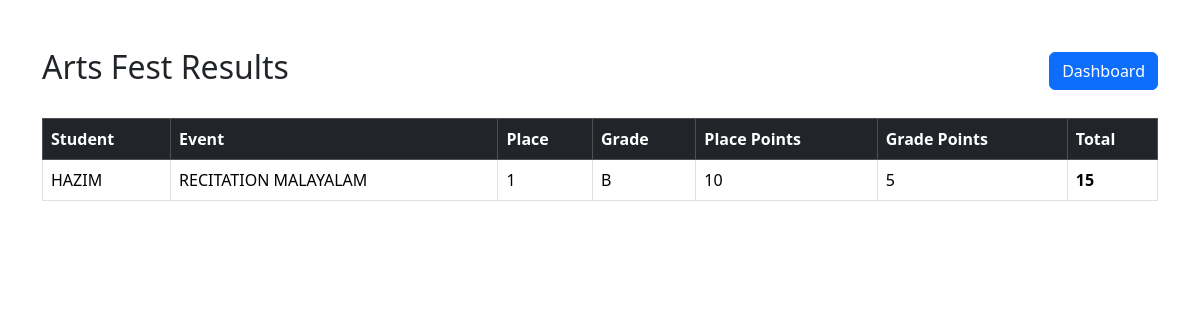
The app's page /results/ with its own data.
### results/models.py (models this page shows, shortened)
class Result(models.Model):
    PLACE_POINTS = {
        "1": 10,
        "2": 8,
        "3": 5,
    }
    GRADE_POINTS = {
        "A": 10,
        "B": 5,
        "C": 3,
    }
    participant = models.OneToOneField(
        Participant,
        on_delete=models.CASCADE
    )
    place = models.CharField(
        max_length=1,
        choices=[
            ("1", "First"),
            ("2", "Second"),
            ("3", "Third"),
        ]
    )
    grade = models.CharField(
        max_length=1,
        choices=[
            ("A", "A"),
            ("B", "B"),
            ("C", "C"),
        ]
    )
    place_points = models.IntegerField(
        default=0
    )
    grade_points = models.IntegerField(
        default=0
    )
    total_points = models.IntegerField(
        default=0
    )

### participants/models.py (models this page shows, shortened)
class Participant(models.Model):
    student = models.ForeignKey(
        Student,
        on_delete=models.CASCADE
    )
    event = models.ForeignKey(
        Event,
        on_delete=models.CASCADE
    )
    bib_number = models.CharField(
        max_length=20
    )
    registered_at = models.DateTimeField(
        auto_now_add=True
    )

### students/models.py (models this page shows, shortened)
class Student(models.Model):
    student_id = models.CharField(
        max_length=20,
        unique=True
    )
    name = models.CharField(
        max_length=100
    )
    class_name = models.CharField(
        max_length=20
    )
    division = models.CharField(
        max_length=10,
        blank=True
    )
    house = models.CharField(
        max_length=50
    )
    phone = models.CharField(
        max_length=15,
        blank=True
    )

### events/models.py (models this page shows, shortened)
class Event(models.Model):
    EVENT_TYPES = [
        ("Individual", "Individual"),
        ("Group", "Group"),
    ]
    event_name = models.CharField(
        max_length=100
    )
    category = models.ForeignKey(
        Category,
        on_delete=models.CASCADE
    )
    event_type = models.CharField(
        max_length=20,
        choices=EVENT_TYPES
    )
    stage = models.CharField(
        max_length=50
    )

### results/views.py (the view)
def result_list(request):
    results = Result.objects.all()
    return render(
        request,
        "results/result_list.html",
        {
            "results": results
        }
    )

### templates/results/result_list.html (shortened to what this page needs)
<!DOCTYPE html>
<html>
<head>
    <link
        href="https://cdn.jsdelivr.net/npm/bootstrap@5.3.3/dist/css/bootstrap.min.css"
        rel="stylesheet"
    >
</head>
<body>
<div class="container mt-5">
    <div class="d-flex justify-content-between align-items-center mb-4">
    <h2>Arts Fest Results</h2>
    <a
        href="{% url 'dashboard' %}"
        class="btn btn-primary"
    >
        Dashboard
    </a>
</div>
    <table class="table table-bordered mt-4">
        <thead class="table-dark">
            <tr>
                <th>Student</th>
                <th>Event</th>
                <th>Place</th>
                <th>Grade</th>
                <th>Place Points</th>
                <th>Grade Points</th>
                <th>Total</th>
            </tr>
        </thead>
        <tbody>
            {% for result in results %}
            <tr>
                <td>
                    {{ result.participant.student.name }}
                </td>
                <td>
                    {{ result.participant.event.event_name }}
                </td>
                <td>
                    {{ result.place }}
                </td>
                <td>
                    {{ result.grade }}
                </td>
                <td>
                    {{ result.place_points }}
                </td>
                <td>
                    {{ result.grade_points }}
                </td>
                <td>
                    <strong>
                        {{ result.total_points }}
                    </strong>
                </td>
            </tr>
            {% endfor %}
        </tbody>
    </table>
</div>
</body>
</html>

### records on screen
Result: participant.student.name "HAZIM", participant.event.event_name "RECITATION MALAYALAM", place "1", grade "B", place_points "10", grade_points "5", total_points "15"
